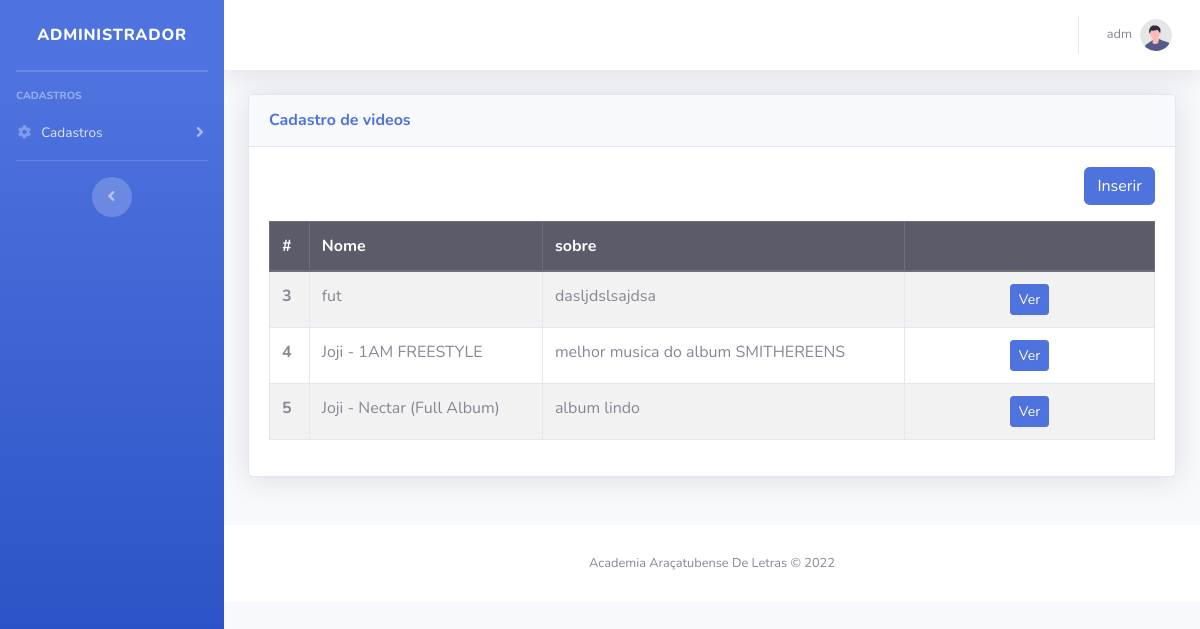
Page /modulos/videos/videos.php (signed in) on the earlier database version.
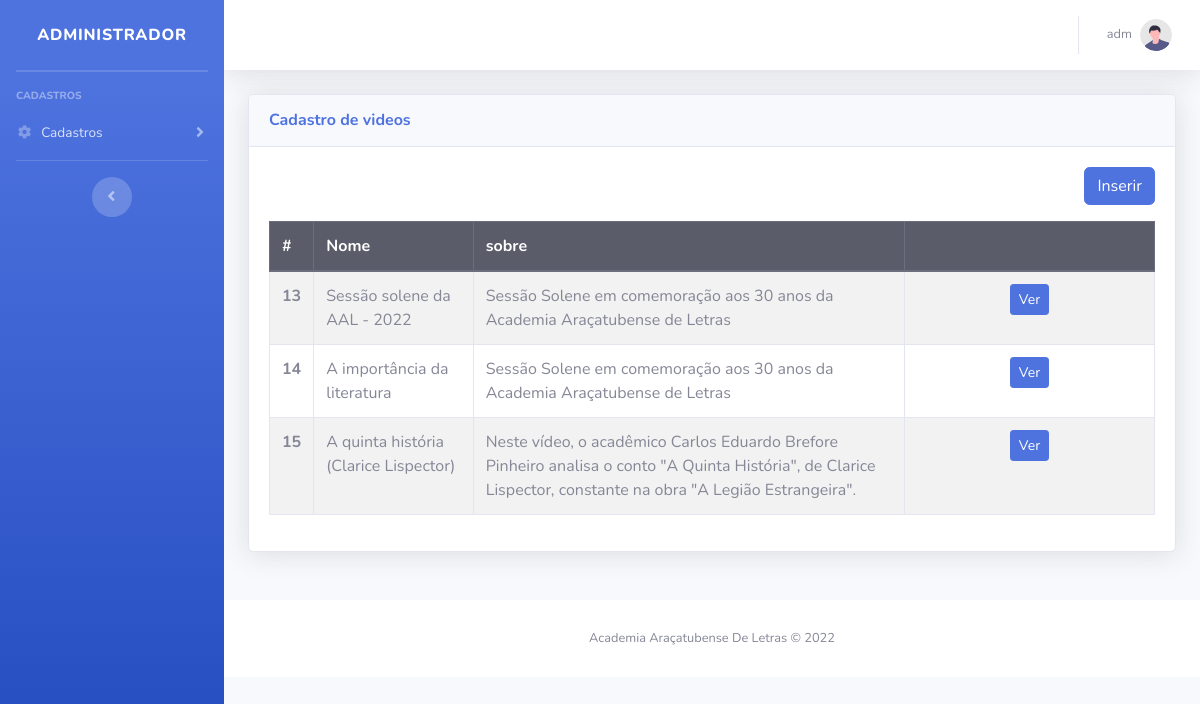
Same page on the later database version.
### tables this page shows
CREATE TABLE `videos` (
  `id` int(11) NOT NULL,
  `nome` varchar(200) NOT NULL,
  `sobre` text NOT NULL,
  `link` varchar(500) NOT NULL
);

### modulos/videos/videos.php (the view, shortened to what this page needs)
<!DOCTYPE html>
<html lang="pt-br">
<?php include_once path('template/head.php'); ?>
<body id="page-top">
    <div id="wrapper">
        <?php include_once path('template/sidebar.php'); ?>
        <div id="content-wrapper" class="d-flex flex-column">
            <div id="content">
                <?php include_once path('template/navbar.php'); ?>
                <div class="container-fluid">
                    <div class="row">
                        <div class="col-12 mb-4">
                            <div class="card shadow mb-4">
                                <div class="card-header py-3">
                                    <h6 class="m-0 font-weight-bold text-primary">Cadastro de videos</h6>
                                </div>
                                <div class="card-body">
                                    <div class="text-right mb-3">
                                        <a class="btn btn-primary" href="inserir.php">Inserir</a>
                                    </div>
                                    <table class="table table-bordered table-striped">
                                        <thead>
                                            <tr class="thead-dark">
                                                <th>#</th>
                                                <th>Nome</th>
                                                <th>sobre</th>
                                                <th></th>
                                            </tr>
                                        </thead>
                                        <tbody>
                                            <?php
                                            $pdo = Banco::conectar();
                                            $sql = 'SELECT * FROM  videos';
                                            foreach ($pdo->query($sql) as $row) { ?>
                                                <tr>
                                                    <th scope="row"><?= $row['id'] ?></th>
                                                    <td><?= $row['nome'] ?></td>
                                                    <td><?= $row['sobre'] ?></td>
                                                    <td width='250' class="text-center">
                                                        <a class="btn btn-sm btn-primary " href="visualizar.php?id=<?= $row['id'] ?>">Ver</a>
                                                    </td>
                                                </tr>
                                            <?php }
                                            ?>
                                        </tbody>
                                    </table>
                                </div>
                            </div>
                        </div>
                    </div>
                </div>
                <footer class="sticky-footer bg-white">
                    <div class="container my-auto">
                        <div class="copyright text-center my-auto">
                            <span>Academia Araçatubense De Letras &copy; 2022</span>
                        </div>
                    </div>
                </footer>
            </div>
        </div>
</body>
</html>

Differences in the rows shown:
removed videos: id "3", nome "fut", sobre "dasljdslsajdsa"
removed videos: id "4", nome "Joji - 1AM FREESTYLE", sobre "melhor musica do album SMITHEREENS"
removed videos: id "5", nome "Joji - Nectar (Full Album)", sobre "album lindo"
added videos: id "13", nome "Sessão solene da AAL - 2022", sobre "Sessão Solene em comemoração aos 30 anos da Academia Araçatubense de Letras"
added videos: id "14", nome "A importância da literatura", sobre "Sessão Solene em comemoração aos 30 anos da Academia Araçatubense de Letras"
added videos: id "15", nome "A quinta história (Clarice Lispector)", sobre "Neste vídeo, o acadêmico Carlos Eduardo Brefore Pinheiro analisa o conto \"A Quinta História\", de Clarice Lispector, constante na obra \"A Legião Estrangeira\"."
